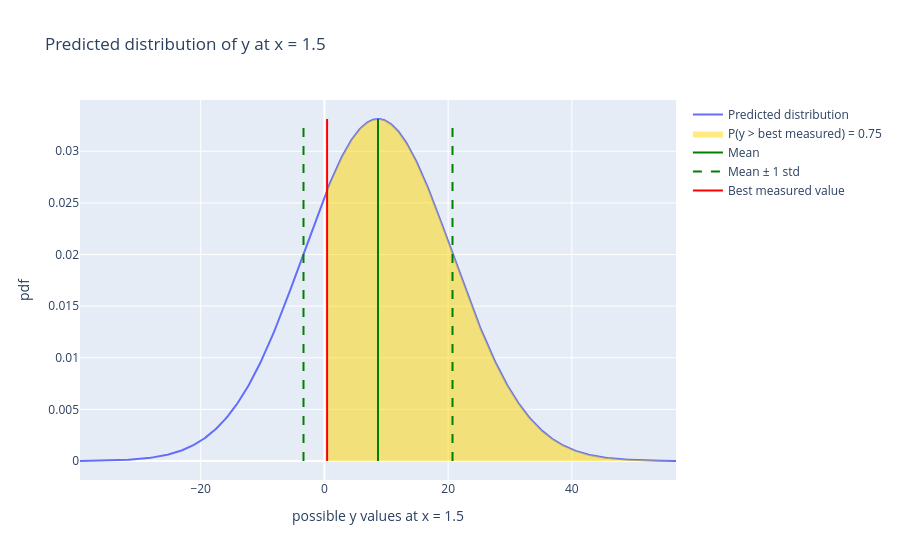

Notebook cell for this chart:
### Code cell
#@title Plot the conditional distribution and the probability of improvement
# Plot distribution
xs = np.linspace(xnew_mean - 4*xnew_std, xnew_mean + 4*xnew_std, 500)
pdf = norm.pdf(xs, xnew_mean, xnew_std)
fig = go.Figure(go.Scatter(x=xs, y=pdf, mode='lines', name='Predicted distribution'))
# Shade only the area under the pdf where y >= best measured value
xs_pi = np.concatenate([[y_max], xs[xs > y_max]])
fig.add_trace(go.Scatter(x=xs_pi, y=norm.pdf(xs_pi, xnew_mean, xnew_std), mode='lines', line=dict(width=0), fill='tozeroy', fillcolor='rgba(255,215,0,0.5)', name=f"P(y > best measured) = {PI:.2f}"))
# Vertical lines are named in the legend instead of annotated, so the labels cannot overlap
ymax_pdf = pdf.max()
fig.add_trace(go.Scatter(x=[xnew_mean,xnew_mean], y=[0,ymax_pdf], mode='lines', line=dict(color='green'), name='Mean'))
fig.add_trace(go.Scatter(x=[xnew_mean-xnew_std,xnew_mean-xnew_std,None,xnew_mean+xnew_std,xnew_mean+xnew_std], y=[0,ymax_pdf,None,0,ymax_pdf], mode='lines', line=dict(color='green',dash='dash'), name='Mean ± 1 std'))
fig.add_trace(go.Scatter(x=[y_max,y_max], y=[0,ymax_pdf], mode='lines', line=dict(color='red'), name='Best measured value'))
fig.update_layout(title="Predicted distribution of y at x = "+str(xnew),showlegend=True,xaxis_title="possible y values at x = "+str(xnew),yaxis_title="pdf")
fig.show()

### Figure 1 — Plotly figure (JSON) as saved in the notebook; plotly's stock layout.template omitted (floating-point values rounded to 4 significant figures; data arrays with more than 128 entries replaced by an {"elided": "..."} marker saying what was removed)
{"data": [{"mode": "lines", "name": "Predicted distribution", "type": "scatter", "x": {"elided": "500 float values"}, "y": {"elided": "500 float values"}}, {"fill": "tozeroy", "fillcolor": "rgba(255,215,0,0.5)", "line": {"width": 0}, "mode": "lines", "name": "P(y > best measured) = 0.75", "type": "scatter", "x": {"elided": "294 float values"}, "y": {"elided": "294 float values"}}, {"line": {"color": "green"}, "mode": "lines", "name": "Mean", "type": "scatter", "x": [8.662, 8.662], "y": [0, 0.03312]}, {"line": {"color": "green", "dash": "dash"}, "mode": "lines", "name": "Mean ± 1 std", "type": "scatter", "x": [-3.381, -3.381, null, 20.71, 20.71], "y": [0, 0.03312, null, 0, 0.03312]}, {"line": {"color": "red"}, "mode": "lines", "name": "Best measured value", "type": "scatter", "x": [0.4348, 0.4348], "y": [0, 0.03312]}], "layout": {"showlegend": true, "title": {"text": "Predicted distribution of y at x = 1.5"}, "xaxis": {"title": {"text": "possible y values at x = 1.5"}}, "yaxis": {"title": {"text": "pdf"}}}}
